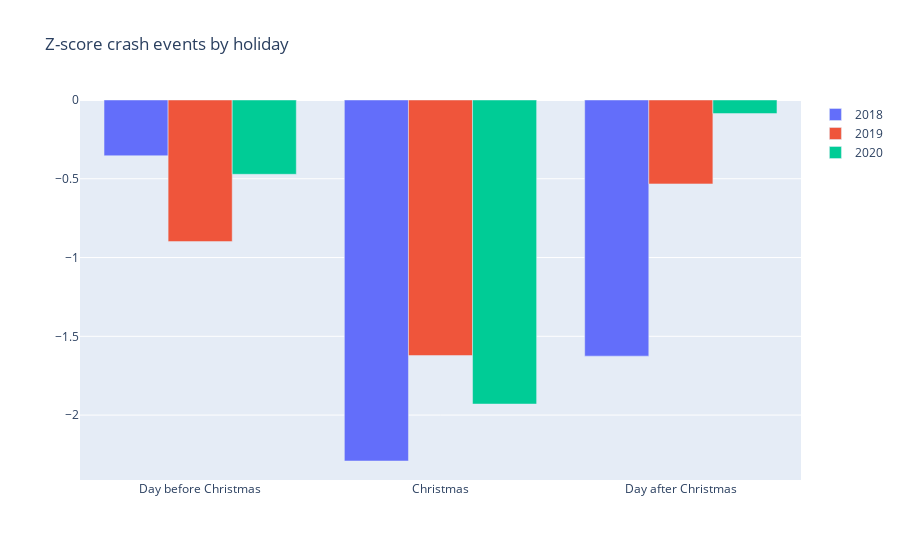

This figure's notebook cell:
### Code cell
fig = go.Figure()

chr_dist = holiday_dist[holiday_dist['MAIN_HOLIDAY'] == 'Christmas']

for year in chr_dist['CRASH_YEAR'].unique():
    tmp_data = chr_dist[chr_dist['CRASH_YEAR'] == year]
    fig.add_trace(go.Bar(
        x=tmp_data.HOLIDAY,
        y=tmp_data['Z_SCORE'],
        name=str(year),
    ))

fig.update_layout(
    title_text=f'Z-score crash events by holiday',
    xaxis={'categoryorder':'array', 'categoryarray':[
        'Day before Christmas',
        'Christmas',
        'Day after Christmas',
        'Day before 4th of July',
        '4th of July',
        'Day after 4th of July']}
)

### Figure 1 — Plotly figure (JSON) as saved in the notebook; plotly's stock layout.template omitted (floating-point values rounded to 4 significant figures)
{"data": [{"name": "2018", "type": "bar", "x": ["Christmas", "Day after Christmas", "Day before Christmas"], "y": [-2.291, -1.626, -0.3538]}, {"name": "2019", "type": "bar", "x": ["Christmas", "Day after Christmas", "Day before Christmas"], "y": [-1.622, -0.5327, -0.8989]}, {"name": "2020", "type": "bar", "x": ["Christmas", "Day after Christmas", "Day before Christmas"], "y": [-1.93, -0.08609, -0.4716]}], "layout": {"title": {"text": "Z-score crash events by holiday"}, "xaxis": {"categoryarray": ["Day before Christmas", "Christmas", "Day after Christmas", "Day before 4th of July", "4th of July", "Day after 4th of July"], "categoryorder": "array"}}}
